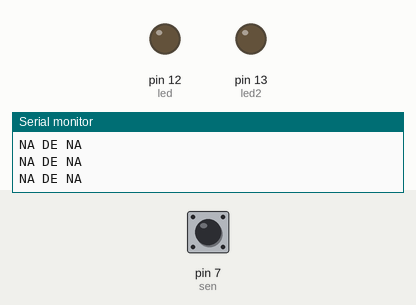
Bench run of a sketch on a simulated Arduino Uno, built with avr-gcc and run on an emulated ATmega328P. Shown: output pins drawn as LEDs (lit = HIGH), the last lines printed to the serial monitor. Dashed ring = blinking. The inputs (shaded band) are chosen by the test bench; at power-on: pin 7 (sen) HIGH.

Above: at 1.2 s.
1.3 s: pin 7 (sen) driven LOW
At 1.8 s:
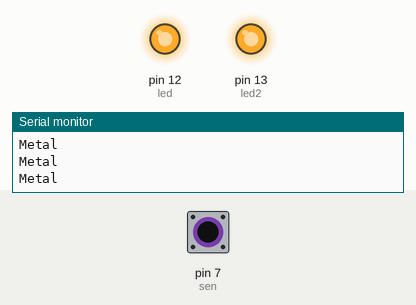
2.8 s: pin 7 (sen) driven HIGH
At 4.2 s:
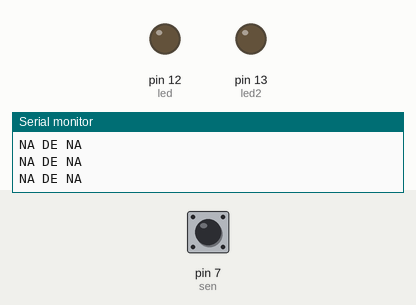
5.8 s: pin 7 (sen) pulsed LOW 2 times (0.12 s each, 0.3 s apart)
At 5.86 s:
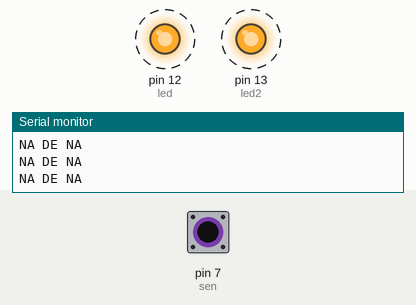
Timing chart, 0 to 8.8 s (numbered marks = the images above; inputs shaded):
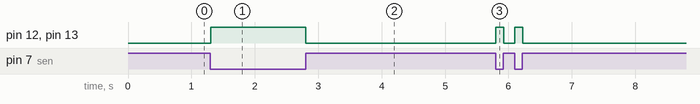

The sketch:

Sensor_inductivo_2__enciende_led_.ino
```cpp
int sen = 7;
int led= 12;
int led2= 13;
int e = LOW;

void setup(){
  pinMode(sen,INPUT);
  pinMode(led,OUTPUT);
  digitalWrite(led,LOW);
  pinMode(led2,OUTPUT);
  digitalWrite(led2,LOW);
  Serial.begin(9600);
}

void loop(){
  if (digitalRead(sen)==LOW){
    digitalWrite(led, HIGH);
    digitalWrite(led2, HIGH);
    Serial.println("Metal");
  }
    else
  {
    digitalWrite(led,LOW);
    digitalWrite(led2,LOW);
    Serial.println("NA DE NA");
  }

}
```

Measured:
- after the input at 1.3 s, pin 12 (led), pin 13 (led2): LOW → HIGH at once
- after the input at 2.8 s, pin 12 (led), pin 13 (led2): HIGH → LOW at once
- after the input at 5.8 s, pin 12 (led), pin 13 (led2): alternates HIGH for 0.12 s and LOW for 0.18 s, 4 changes in all, then stays LOW, starting at once
